Frame 1 (no input): blank canvas, image omitted
Frame 60 (the mouse pressed at the canvas centre just before this capture): blank canvas, image omitted
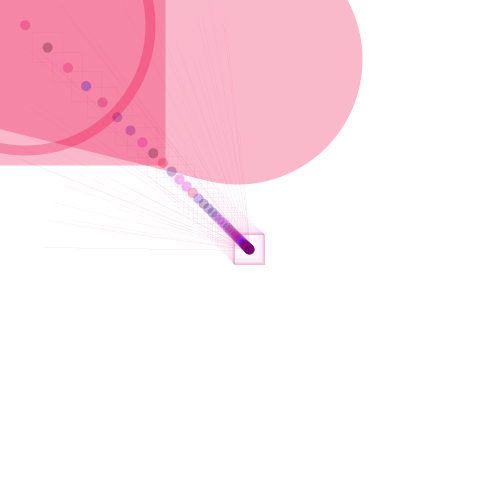
Frame 120 (the mouse held since frame 60 and released just before this capture)

The Processing sketch whose frames 1 and 60 were blank and that drew this single picture after the mouse press (run headless with seeded random() and noise(); from frame 60 on, the mouse is pressed at the canvas centre):

// Processing sketch: processing_37239
// ── processing_37239.pde

boolean mouseIsDown = false;

float posX = 100;
float posY = 100;
float myDiameter = 30;
float myDiameterTwo = 10;

void setup() {
size(500, 500);
background(255, 255, 255);
smooth();
noStroke();
frameRate(30);
}

void mousePressed() {
mouseIsDown = true;
}
 
//this function is called every time you release a mouse button
void mouseReleased() {
mouseIsDown = false;
}

void draw() {
  float dx = mouseX - posX;
  float dy = mouseY - posY;
 
  posX += dx/10;
  posY += dy/10;
 
  float strokeW = abs(mouseX/Y-pmouseX/Y);
  strokeWeight(strokeW);

  if (mouseIsDown == true) //same as if(mouseIsDown)
{
stroke(random(200,256),0,random(256),70);
line(random(mouseX), random(mouseY), pmouseX, pmouseY);

noFill();
rect(posX-15, posY-15, myDiameter, myDiameter);

fill(random(10,256),0,random(10,256),70);
ellipse(posX, posY, myDiameterTwo, myDiameterTwo);
}

}
